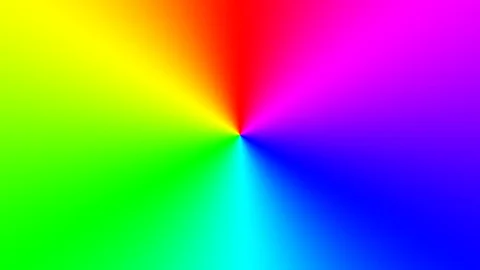
#> input picture sample_image.jpg, 480 x 270 px
$ python color_recognition.py
#> lines starting #> are read from the running program, lines starting #| are printed output that depends on the picture
import cv2
import pandas as pd

# Load color data
csv_path = 'colors.csv'
colors_df = pd.read_csv(csv_path, names=["color", "hex", "R", "G", "B"], header=1)
#> (reads colors.csv from the repository)

# Read image
img = cv2.imread('sample_image.jpg')
#> img is the input picture: shape (270, 480, 3); mean B, G, R 128.8, 129.6, 122
img = cv2.resize(img, (800, 600))
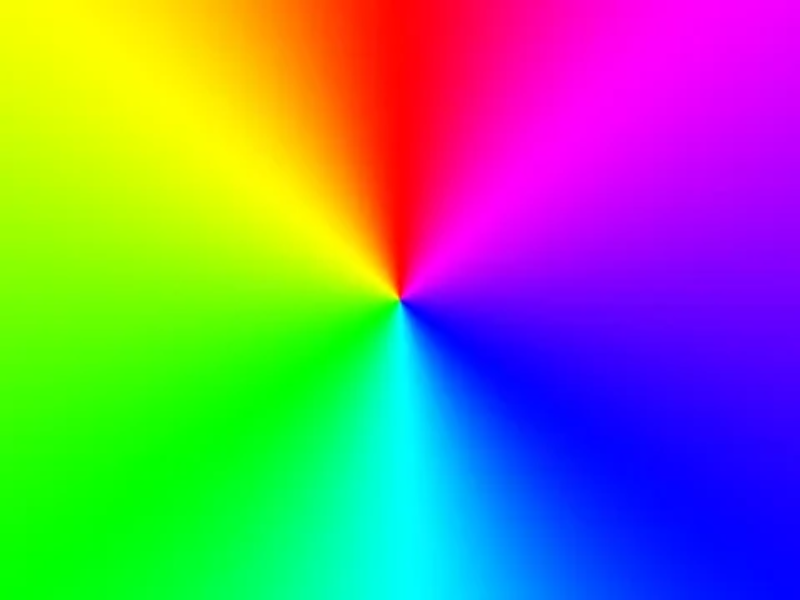
#> img: shape (600, 800, 3); mean B, G, R 128.7, 129.5, 122

clicked = False
r = g = b = xpos = ypos = 0

def get_color_name(R, G, B):
    minimum = float('inf')
    closest_color = "Unknown"
    for i in range(len(colors_df)):
        r_db = int(colors_df.loc[i, "R"])
        g_db = int(colors_df.loc[i, "G"])
        b_db = int(colors_df.loc[i, "B"])
        d = ((R - r_db) ** 2 + (G - g_db) ** 2 + (B - b_db) ** 2) ** 0.5  # Euclidean Distance
        if d < minimum:
            minimum = d
            closest_color = colors_df.loc[i, "color"]
    return closest_color


def draw_function(event, x, y, flags, param):
    global b, g, r, xpos, ypos, clicked
    if event == cv2.EVENT_LBUTTONDOWN:
        clicked = True
        xpos = x
        ypos = y
        b, g, r = img[y, x]
        b = int(b)
        g = int(g)
        r = int(r)

cv2.namedWindow('Color Recognition App')
cv2.setMouseCallback('Color Recognition App', draw_function)

while True:
    cv2.imshow("Color Recognition App", img)
    if clicked:
        # Draw rectangle and text
        cv2.rectangle(img, (20, 20), (750, 60), (b, g, r), -1)
        text = f"{get_color_name(r, g, b)} R={r} G={g} B={b}"
        color = (255, 255, 255) if r+g+b <= 400 else (0, 0, 0)
        cv2.putText(img, text, (50, 50), 2, 0.8, color, 2, cv2.LINE_AA)
        clicked = False

    if cv2.waitKey(20) & 0xFF == 27:  # Press Esc to exit
#> (key Esc is pressed here)
        break

cv2.destroyAllWindows()
